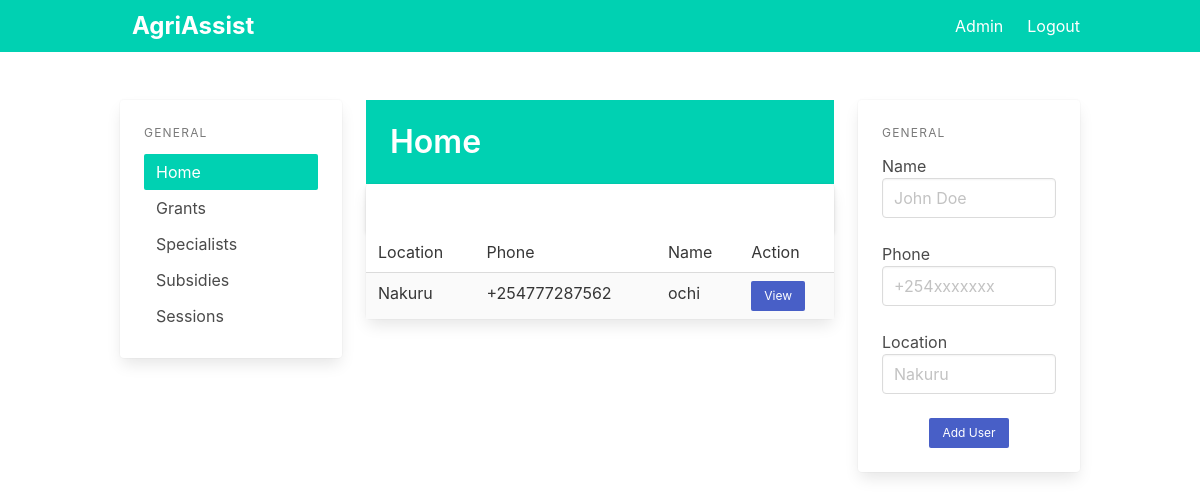
Before: / (signed in) with the older database file.
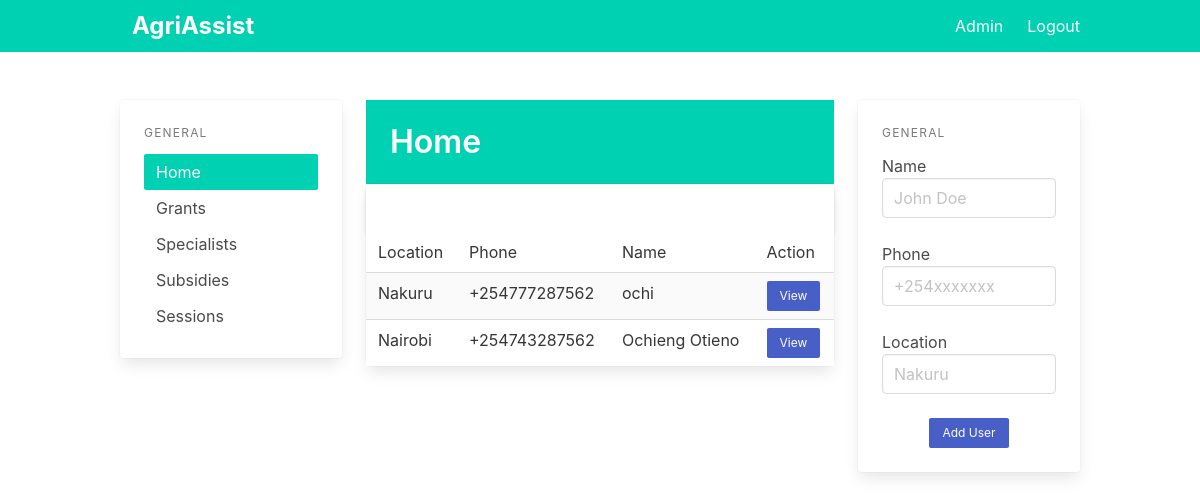
After: the same page with the newer database file.
### app/models.py (models this page shows)
class User(db.Model):
    id = db.Column(db.Integer, primary_key=True)
    phone = db.Column(db.String(15), unique=True)
    name = db.Column(db.String(100))
    location = db.Column(db.String(100))

### app/pages.py (the view)
@page.route('/')
@login_required
def index():
    users = all_users()
    return render_template('index.html', users=users)

### app/utils.py (called while the page is built)
def all_users():
    return User.query.all()

### app/templates/index.html (shortened to what this page needs)
{% extends "base.html" %}
{% block content %}
<div class="columns">
  <div class="column is-3 ">
    <div class="card">
      <aside class="menu is-hidden-mobile card-content">
        <p class="menu-label">
          General
        </p>
        <ul class="menu-list">
          <li><a class="has-background-primary has-text-white" href="/">Home</a></li>
          <li><a href="{{ url_for('page.grants') }}">Grants</a></li>
          <li><a href="{{ url_for('page.specialists') }}">Specialists</a></li>
          <li><a href="{{ url_for('page.subsidies') }}">Subsidies</a></li>
          <li><a href="{{ url_for('page.sessions') }}">Sessions</a></li>
        </ul>
      </aside>
    </div>
  </div>
  <div class="column is-6">
    <section class="hero is-primary welcome is-small">
      <div class="hero-body">
        <div class="container">
          <h1 class="title">
            Home
          </h1>
        </div>
      </div>
    </section>
    <div class="is-6">
      <div class="card events-card">
        <header class="card-header">
          <a href="#" class="card-header-icon" aria-label="more options">
            <span class="icon">
            </span>
          </a>
        </header>
        <div class="card-table">
          <div class="content">
            <table class="table is-fullwidth is-striped">
              <tbody>
                <tr>
                  <td>Location</td>
                  <td>Phone</td>
                  <td>Name</td>
                  <td>Action</td>
                </tr>
                {%for user in users%}
                <tr>
                  <td>{{user.location}}</td>
                  <td>{{user.phone}}</td>
                  <td>{{user.name}}</td>
                  <td><a class="button is-link is-small" href="/user/{{user.id}}">View</a></td>
                </tr>
                {% endfor%}
              </tbody>
            </table>
          </div>
        </div>
      </div>
    </div>
  </div>
  <div class="column is-3">
    <div class="card">
      <div class="card-content">
        <div class="content">
          <aside class="menu is-hidden-mobile">
            <p class="menu-label">
              General
            </p>
            <div class="file is-centered is-boxed is-success has-name">
              <label class="file-label">
                <form action="{{ url_for('page.new_user') }}" method="POST">
                  <div class="control">
                    <label>Name</label>
                    <input class="input" type="text" placeholder="John Doe" name="name">
                  </div>
                  <br />
                  <div class="control">
                    <label>Phone</label>
                    <input class="input" type="text" placeholder="+254xxxxxxx" name="phone">
                  </div>
                  <br>
                  <div class="control">
                    <label>Location</label>
                    <input class="input" type="text" placeholder="Nakuru" name="location">
                  </div>
                  <br />
                  <div class="field is-grouped is-grouped-centered">
                    <p class="control">
                      <input type="submit" value="Add User" class="button is-primary is-link is-small">
                    </p>
                  </div>
                </form>
              </label>
            </div>
          </aside>
        </div>
      </div>
    </div>
  </div>
</div>
{% endblock %}

### app/templates/base.html (shortened to what this page needs)
<!DOCTYPE html>
<html lang="en">
<head>
  <link rel="stylesheet" href="https://cdn.jsdelivr.net/npm/bulma@0.9.4/css/bulma.min.css">
</head>
<body>
  <section class="is-fullheight">
    <nav class="navbar is-primary">
      <div class="container">
        <div id="navbarMenuHeroA" class="navbar-menu">
          <div class="navbar-start">
            <a href="{{ url_for('main.index') }}" class="navbar-item label is-large">
              AgriAssist
            </a>
          </div>
          <div class="navbar-end">
            {% if current_user.is_authenticated %}
            <a href="{{ url_for('main.index') }}" class="navbar-item">
              Admin
            </a>
            {% endif %}
            {% if current_user.is_authenticated %}
            <a href="{{ url_for('auth.logout') }}" class="navbar-item">
              Logout
            </a>
            {% endif %}
          </div>
        </div>
      </div>
    </nav>
    <div class="hero-body">
      <div class="container">
        {% block content %}
        {% endblock %}
      </div>
    </div>
  </section>
</body>
</html>

Changed rows visible on the page:
added User: location "Nairobi", phone "+254743287562", name "Ochieng Otieno"
